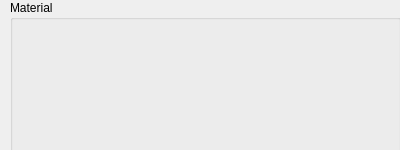
<?xml version="1.0" encoding="UTF-8"?>
<ui version="4.0">
 <class>ScatteringMaterialGUI</class>
 <widget class="QWidget" name="ScatteringMaterialGUI">
  <property name="geometry">
   <rect>
    <x>0</x>
    <y>0</y>
    <width>400</width>
    <height>150</height>
   </rect>
  </property>
  <property name="sizePolicy">
   <sizepolicy hsizetype="Fixed" vsizetype="Preferred">
    <horstretch>0</horstretch>
    <verstretch>0</verstretch>
   </sizepolicy>
  </property>
  <property name="minimumSize">
   <size>
    <width>400</width>
    <height>150</height>
   </size>
  </property>
  <property name="maximumSize">
   <size>
    <width>400</width>
    <height>150</height>
   </size>
  </property>
  <property name="windowTitle">
   <string>Form</string>
  </property>
  <widget class="QGroupBox" name="groupBox">
   <property name="geometry">
    <rect>
     <x>10</x>
     <y>0</y>
     <width>391</width>
     <height>171</height>
    </rect>
   </property>
   <property name="title">
    <string>Material</string>
   </property>
   <widget class="QWidget" name="verticalLayoutWidget">
    <property name="geometry">
     <rect>
      <x>10</x>
      <y>20</y>
      <width>381</width>
      <height>121</height>
     </rect>
    </property>
    <layout class="QVBoxLayout" name="verticalLayout">
     <property name="spacing">
      <number>0</number>
     </property>
     <item>
      <widget class="SliderLabel" name="iorLabel" native="true">
       <property name="minimumSize">
        <size>
         <width>400</width>
         <height>30</height>
        </size>
       </property>
       <property name="maximumSize">
        <size>
         <width>400</width>
         <height>30</height>
        </size>
       </property>
      </widget>
     </item>
     <item>
      <widget class="VectorForm" name="scatteringLabel" native="true">
       <property name="minimumSize">
        <size>
         <width>400</width>
         <height>30</height>
        </size>
       </property>
       <property name="maximumSize">
        <size>
         <width>400</width>
         <height>30</height>
        </size>
       </property>
      </widget>
     </item>
     <item>
      <widget class="VectorForm" name="absorptionLabel" native="true">
       <property name="minimumSize">
        <size>
         <width>400</width>
         <height>30</height>
        </size>
       </property>
       <property name="maximumSize">
        <size>
         <width>400</width>
         <height>30</height>
        </size>
       </property>
      </widget>
     </item>
     <item>
      <widget class="VectorForm" name="meanCosineLabel" native="true">
       <property name="minimumSize">
        <size>
         <width>400</width>
         <height>30</height>
        </size>
       </property>
       <property name="maximumSize">
        <size>
         <width>400</width>
         <height>30</height>
        </size>
       </property>
      </widget>
     </item>
     <item>
      <spacer name="verticalSpacer">
       <property name="orientation">
        <enum>Qt::Vertical</enum>
       </property>
       <property name="sizeHint" stdset="0">
        <size>
         <width>20</width>
         <height>40</height>
        </size>
       </property>
      </spacer>
     </item>
    </layout>
   </widget>
  </widget>
 </widget>
 <customwidgets>
  <customwidget>
   <class>SliderLabel</class>
   <extends>QWidget</extends>
   <header>sliderlabel.h</header>
   <container>1</container>
  </customwidget>
  <customwidget>
   <class>VectorForm</class>
   <extends>QWidget</extends>
   <header>vectorform.h</header>
   <container>1</container>
  </customwidget>
 </customwidgets>
 <resources/>
 <connections/>
</ui>
